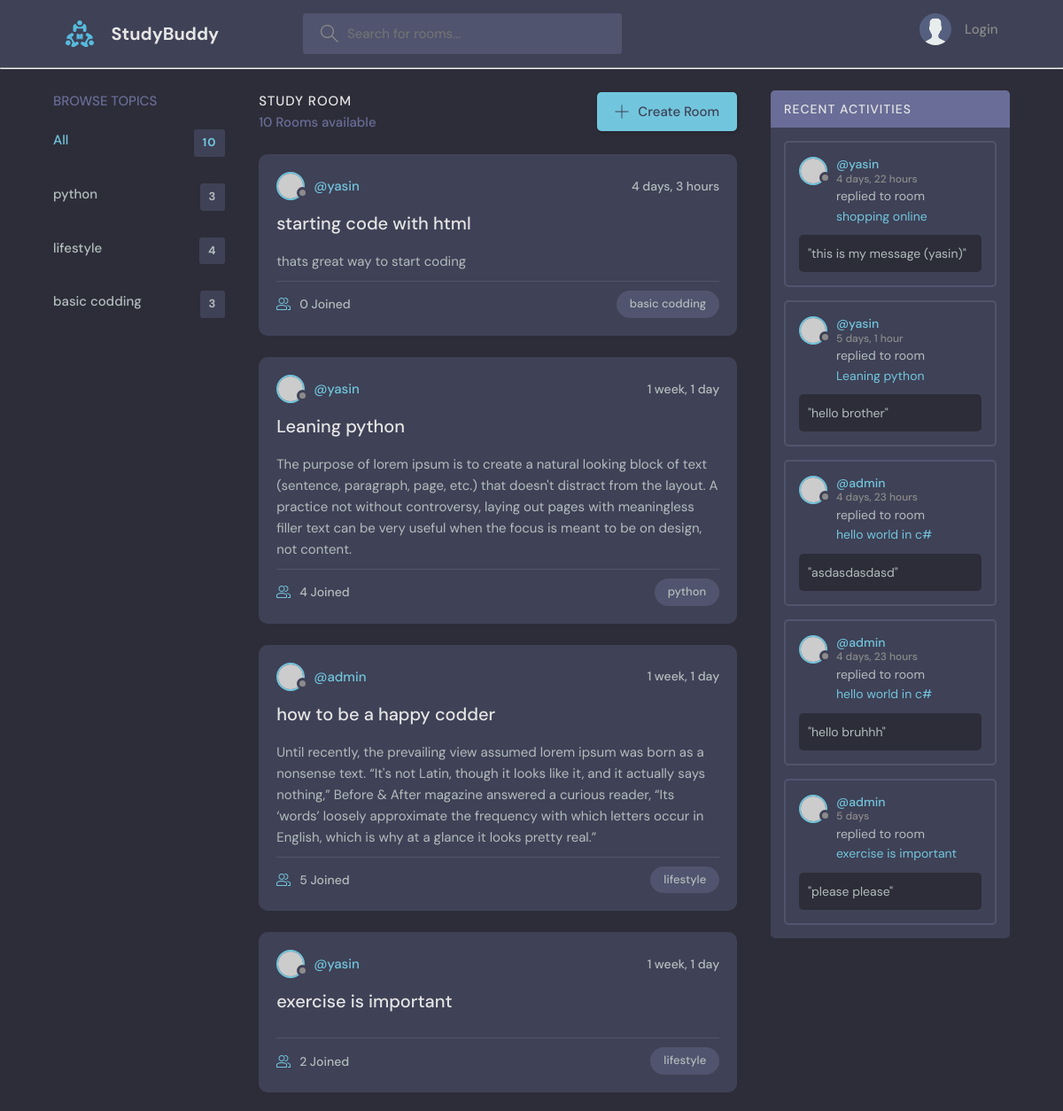
The app's page / (upper part), older data.
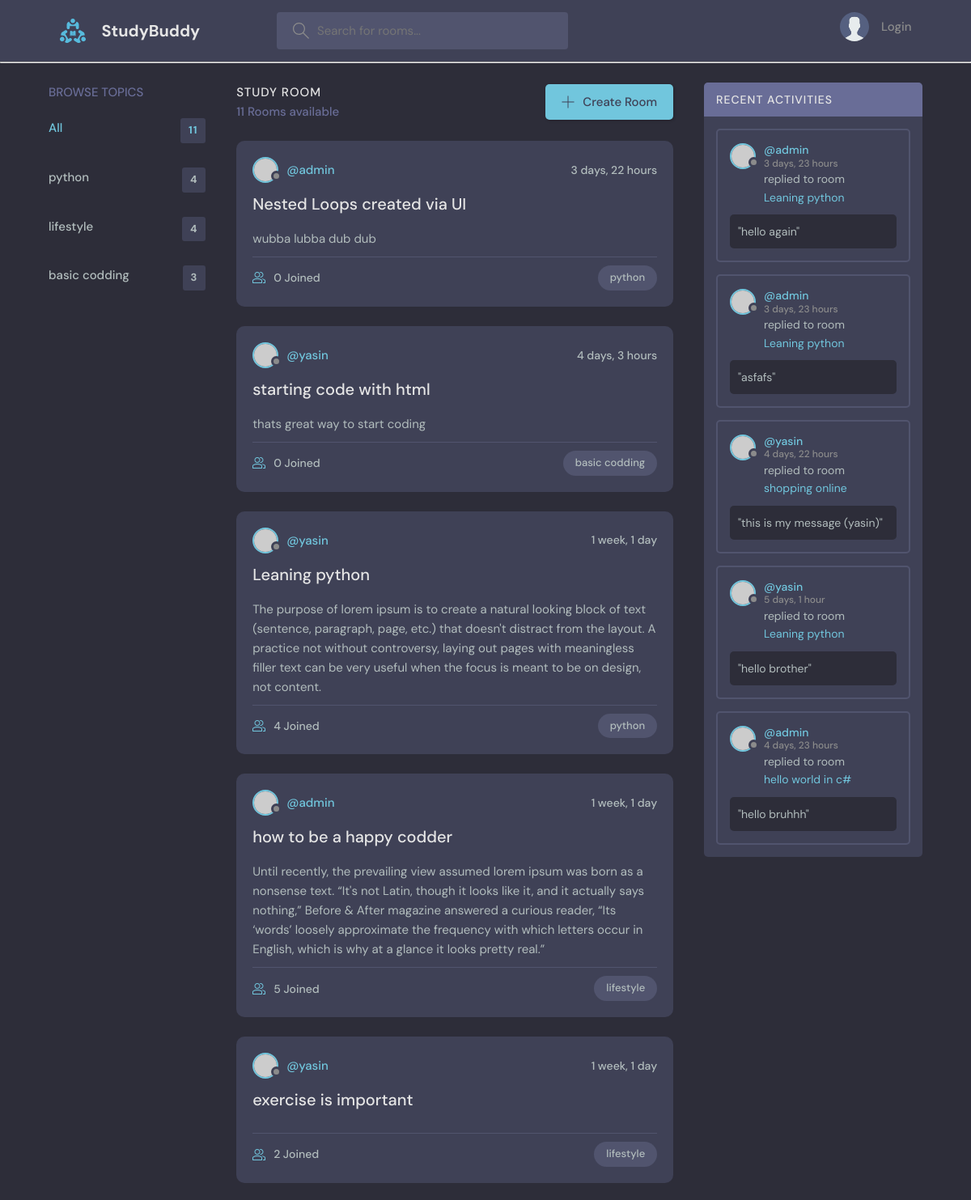
The same page, newer data.
### base/models.py (models this page shows)
class Topic(models.Model):
    name = models.CharField(max_length=200)
    def __str__ (self):
        return self.name

class Room(models.Model):
    host = models.ForeignKey(User, on_delete=models.SET_NULL,null=True)
    topic = models.ForeignKey('Topic', on_delete=models.SET_NULL,null=True)
    name = models.CharField(max_length=200)
    description = models.TextField(null=True,blank=True)
    participants = models.ManyToManyField(User,related_name='participants',blank=True)
    updated = models.DateTimeField(auto_now=True)
    created = models.DateTimeField(auto_now_add=True)
    class Meta:
        ordering = ['-updated','-created']
    def __str__(self) -> str:
        return self.name

class Message(models.Model):
    user = models.ForeignKey(User,on_delete=models.CASCADE,null=True)
    room = models.ForeignKey(Room,on_delete=models.CASCADE,null=True)
    body = models.TextField()
    updated = models.DateTimeField(auto_now=True)
    created = models.DateTimeField(auto_now_add=True)
    class Meta:
        ordering = ['-updated','-created']
    def __str__ (self):
        return self.body[0:50]

### base/views.py (the view)
# urls.py: path('',views.home,name='homeurl'),
def home(request):
    q = request.GET.get('q') if request.GET.get('q') != None else ''
    recent_messages=Message.objects.filter(Q(room__topic__name__icontains=q))[:5]
    rooms = Room.objects.filter(Q(topic__name__icontains = q) |
                                Q(description__icontains = q) |
                                Q(name__icontains = q))
    topics = Topic.objects.all()
    rooms_count = rooms.count()
    context = {'topics':topics,'rooms':rooms,'rooms_count':rooms_count,'recent_messages':recent_messages}
    return render(request,'base/home.html',context)

### base/templates/base/home.html (shortened to what this page needs)
{% extends 'main.html' %}
{% block content %}
    <main class="layout layout--3">
      <div class="container">
        {% include 'base/topics_component.html' %}
        <div class="roomList">
          <div class="roomList__header">
            <div>
              <h2>Study Room</h2>
              <p>{{rooms_count}} Rooms available</p>
            </div>
            <a class="btn btn--main" href="{% url 'createroomurl' %}">
              <svg version="1.1" xmlns="http://www.w3.org/2000/svg" width="32" height="32" viewBox="0 0 32 32">
                <title>add</title>
                <path
                  d="M16.943 0.943h-1.885v14.115h-14.115v1.885h14.115v14.115h1.885v-14.115h14.115v-1.885h-14.115v-14.115z"
                ></path>
              </svg>
              Create Room
            </a>
          </div>
          {% include 'base/feed_component.html' %}
        </div>
        <div class="activities">
          <div class="activities__header">
            <h2>Recent Activities</h2>
          </div>
          {% include 'base/activity_component.html' %}
        </div>
      </div>
    </main>
{% endblock %}

### base/templates/base/topics_component.html
<div class="topics">
    <div class="topics__header">
      <h2>Browse Topics</h2>
    </div>
    <ul class="topics__list">
      <li>
        <a href="{% url 'homeurl' %}" class="active">All <span>{{rooms.count}}</span></a>
      </li>
      {% for topic in topics %}
        <li>
            <a href="{% url 'homeurl' %}?q={{topic.name}}">{{topic.name}}<span>{{topic.room_set.all.count}}</span></a>
        </li>
        {% endfor %}
    </ul>
  </div>

### base/templates/base/feed_component.html (shortened to what this page needs)
        {% for room in rooms %}
        <div class="roomListRoom">
                <div class="roomListRoom__header">
                  <a href="{% url 'profileurl' room.host.id %}" class="roomListRoom__author">
                    <div class="avatar avatar--small">
                      <img src="https://randomuser.me/api/portraits/women/11.jpg" />
                    </div>
                    <span>@{{room.host.username}}</span>
                  </a>
                  <div class="roomListRoom__actions">
                    <span>{{room.created|timesince}}</span>
                  </div>
                </div>
                <div class="roomListRoom__content">
                  <a href="{% url 'roomurl' room.id %}">{{room.name}}</a>
                  <p>
                        {{room.description}}
                  </p>
                </div>
                <div class="roomListRoom__meta">
                  <a href="{% url 'roomurl' room.id %}" class="roomListRoom__joined">
                    {{room.participants.all.count}} Joined
                  </a>
                  <p class="roomListRoom__topic">{{room.topic}}</p>
                </div>
              </div>
              {% endfor %}

### base/templates/base/activity_component.html (shortened to what this page needs)
{% for recent_message in recent_messages %}
<div class="activities__box">
    <div class="activities__boxHeader roomListRoom__header">
      <a href="{% url 'profileurl' recent_message.room.host.id %}" class="roomListRoom__author">
        <div class="avatar avatar--small">
          <img src="https://randomuser.me/api/portraits/women/11.jpg" />
        </div>
        <p>
          @{{recent_message.user}}
          <span>{{recent_message.created|timesince}}</span>
        </p>
      </a>
    </div>
    <div class="activities__boxContent">
      <p>replied to room<a href="{% url 'roomurl' recent_message.room.id %}">{{recent_message.room}}</a></p>
      <div class="activities__boxRoomContent">
        "{{recent_message}}"
      </div>
    </div>
  </div>
  {% endfor %}

Row changes from the older to the newer data that the page shows:
removed Message: user "admin", created "4 days, 23 hours", room "hello world in c#", body "asdasdasdasd"
no longer on this page (row unchanged): Message: user "admin", created "5 days", room "exercise is important", body "please please"
computed for Topic "python": room_set.all.count "3" → "4"
added Room: host.username "admin", created "3 days, 22 hours", name "Nested Loops created via UI", description "wubba lubba dub dub", participants.all.count "0", topic "python"
added Message: user "admin", created "3 days, 23 hours", room "Leaning python", body "hello again"
added Message: user "admin", created "3 days, 23 hours", room "Leaning python", body "asfafs"
Text that changed along with them:
{{ rooms.count }}: "10" → "11"
{{ rooms_count }}: "10" → "11"
